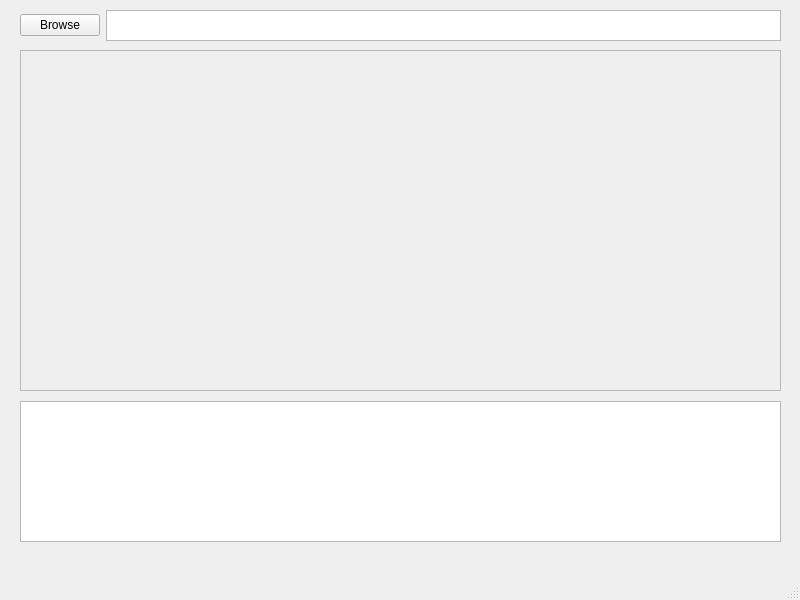
<?xml version="1.0" encoding="UTF-8"?>
<ui version="4.0">
 <class>MainWindow</class>
 <widget class="QMainWindow" name="MainWindow">
  <property name="geometry">
   <rect>
    <x>0</x>
    <y>0</y>
    <width>800</width>
    <height>600</height>
   </rect>
  </property>
  <property name="windowTitle">
   <string>MainWindow</string>
  </property>
  <widget class="QWidget" name="centralwidget">
   <widget class="QWidget" name="horizontalLayoutWidget">
    <property name="geometry">
     <rect>
      <x>20</x>
      <y>10</y>
      <width>761</width>
      <height>31</height>
     </rect>
    </property>
    <layout class="QHBoxLayout" name="horizontalLayout">
     <item>
      <widget class="QPushButton" name="pushButton">
       <property name="text">
        <string>Browse</string>
       </property>
      </widget>
     </item>
     <item>
      <widget class="QTextBrowser" name="textBrowser"/>
     </item>
    </layout>
   </widget>
   <widget class="QTextBrowser" name="textBrowser_2">
    <property name="geometry">
     <rect>
      <x>20</x>
      <y>401</y>
      <width>761</width>
      <height>141</height>
     </rect>
    </property>
   </widget>
   <widget class="QScrollArea" name="scrollArea">
    <property name="geometry">
     <rect>
      <x>20</x>
      <y>50</y>
      <width>761</width>
      <height>341</height>
     </rect>
    </property>
    <property name="widgetResizable">
     <bool>true</bool>
    </property>
    <widget class="QWidget" name="scrollAreaWidgetContents_2">
     <property name="geometry">
      <rect>
       <x>0</x>
       <y>0</y>
       <width>759</width>
       <height>339</height>
      </rect>
     </property>
    </widget>
   </widget>
  </widget>
  <widget class="QMenuBar" name="menubar">
   <property name="geometry">
    <rect>
     <x>0</x>
     <y>0</y>
     <width>800</width>
     <height>24</height>
    </rect>
   </property>
  </widget>
  <widget class="QStatusBar" name="statusbar"/>
 </widget>
 <resources/>
 <connections>
  <connection>
   <sender>pushButton</sender>
   <signal>clicked()</signal>
   <receiver>MainWindow</receiver>
   <slot>browseButtonHandler()</slot>
   <hints>
    <hint type="sourcelabel">
     <x>50</x>
     <y>50</y>
    </hint>
    <hint type="destinationlabel">
     <x>12</x>
     <y>95</y>
    </hint>
   </hints>
  </connection>
 </connections>
 <slots>
  <slot>browseButtonHandler()</slot>
 </slots>
</ui>
